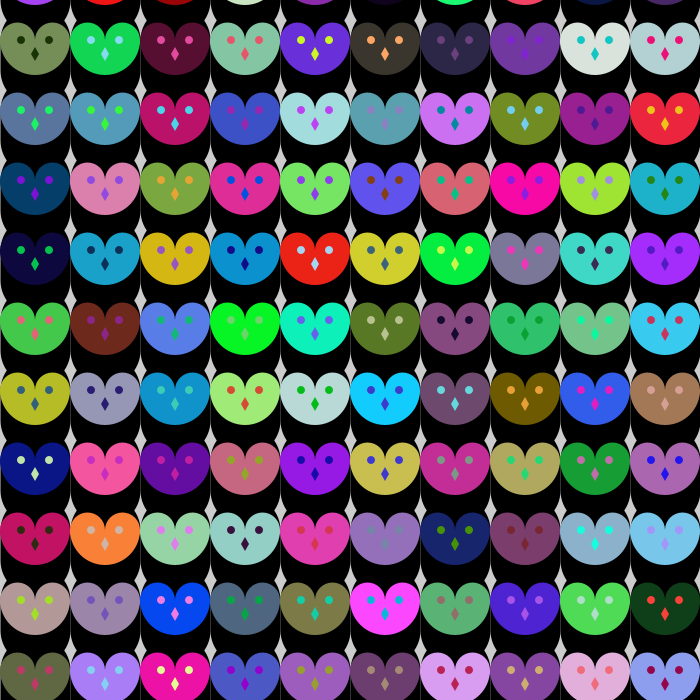
Frame 1 (no input)
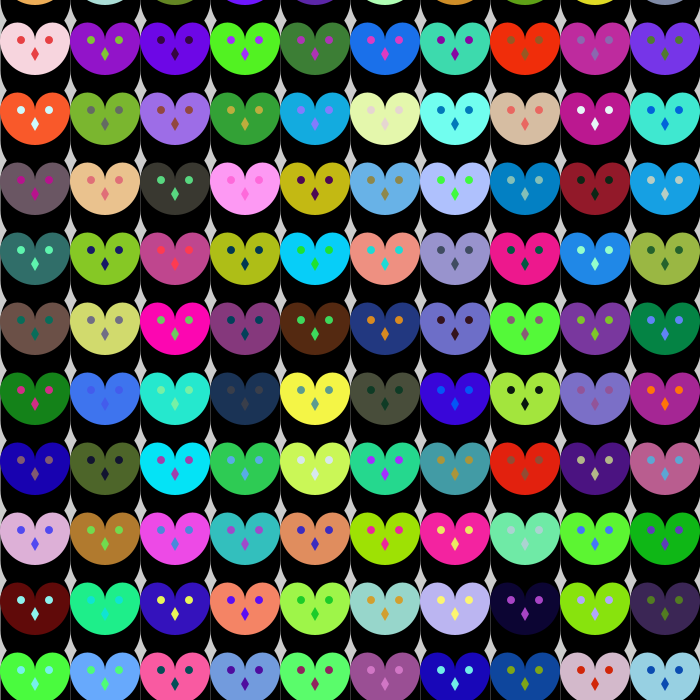
Frame 60 (the mouse pressed at the canvas centre just before this capture)
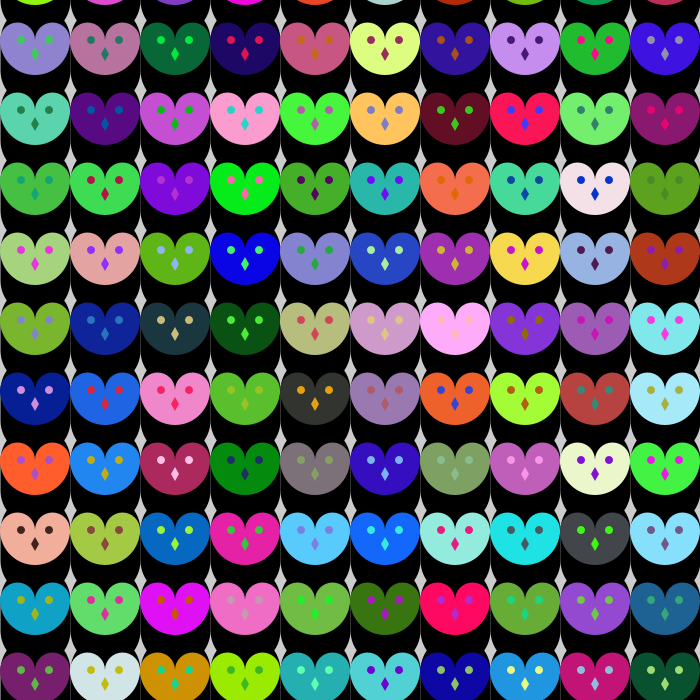
Frame 120 (the mouse held since frame 60 and released just before this capture)

The Processing sketch that drew these frames (run headless with seeded random() and noise(); from frame 60 on, the mouse is pressed at the canvas centre):

// Processing sketch: Make_Processing_8_6_2_IncreasingTheSurplusPopulationExp
// ── Make_Processing_8_6_2_IncreasingTheSurplusPopulationExp.pde
void setup() {
  size(700, 700);
  smooth();
}

void draw() {
  background(204);
  for (int x = 35; x < width + 70; x += 70) {
    for (int y = 35; y < width + 70; y += 70) {
      owl(x, y);
    }
  }
}
void owl(int x, int y) {
  pushMatrix();
  translate(x, y);
  //scale(2);
  stroke(0);
  strokeWeight(70);
  line(0, -35, 0, -65); // body
  noStroke();
  fill(randomColor(255),randomColor(255),randomColor(255));
  ellipse(-17.5, -65, 35, 35);
  ellipse(17.5, -65, 35, 35);
  arc(0, -65, 70, 70, 0, PI);
  fill(randomColor(255),randomColor(255),randomColor(255));
  ellipse(-14, -65, 8, 8);
  ellipse(14, -65, 8, 8);
  quad(0, -58, 4, -51, 0, -44, -4, -51);
  popMatrix();
}

int randomColor(int colorNum) {
  int colorCode = 1 + int(random(colorNum));
  return(colorCode);
}
